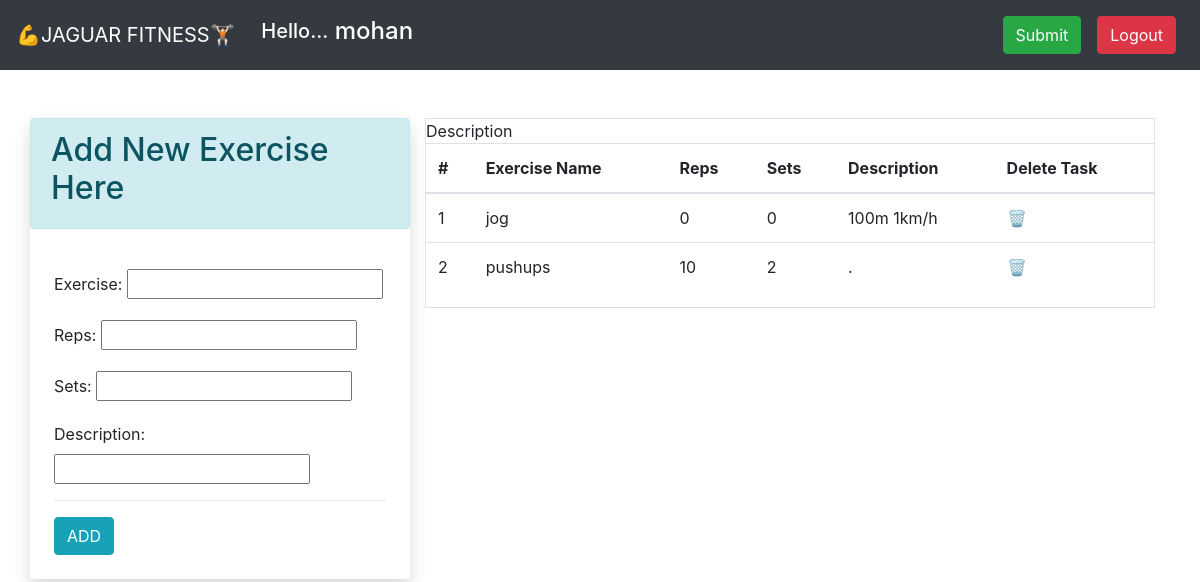
The app's page / (signed in) with its own data.
### workout/models.py (models this page shows)
class Exercise_add(models.Model):
    Exercise = models.CharField(max_length=500)
    Reps = models.IntegerField()
    Sets = models.IntegerField()
    user = models.ForeignKey(User, on_delete=models.CASCADE)
    date = models.DateTimeField(auto_now_add=True)
    Description = models.CharField(max_length=100)

### workout/views.py (the view)
# urls.py: 2. Add a URL to urlpatterns:  path('', views.home, name='home')
@login_required(login_url='login')
def home(request):
    if request.user.is_authenticated:
        user = request.user
        form = Exercise_add_Form()
        exer = Exercise_add.objects.filter(user=user).order_by('id')
        return render(request, 'index.html', context={'form': form, 'exer': exer, })

### workout/forms.py
class Exercise_add_Form(ModelForm):
    class Meta:
        model = Exercise_add
        fields = ['Exercise', 'Reps', 'Sets', 'Description']

### templates/index.html (shortened to what this page needs)
{% extends 'base.html' %}
{% block content %}
<div>
  <div class="container pt-4">
    <div class="row  p-0 mt-4">
      <div class="col-lg-4 mx-auto shadow p-0">
        <div class="alert alert-info">
          <h2>Add New Exercise Here</h2>
        </div>
        <div class="p-4">
          <form action="/add-exercise/" method="POST">
            {{form.as_p}}
            <hr>
            <input type="submit" value="ADD" class="btn btn-info">
          </form>
        </div>
      </div>
      <div class="col">
        <div class="border">
          {% if exer|length == 0 %}
          <div class="p-4">
            <br>
            <br>
            <div class="alert alert-info text-center">
              <p class="" style="font-size: 30px;">No Exercise</p>
            </div>
            <br>
            <br>
          </div>
          {%else%}
          <div>
            <table class="table">
              <thead>
                <tr>
                  <th>#</th>
                  <th>Exercise Name</th>
                  <th>Reps</th>
                  <th>Sets</th>Description
                  <th>Description</th>
                  <th>Delete Task</th>
                </tr>
              </thead>
              <tbody>
                {% for exr in exer %}
                <tr>
                  <td>{{forloop.counter}}</td>
                  <td>{{exr.Exercise}}</td>
                  <td>{{exr.Reps}}</td>
                  <td>{{exr.Sets}}</td>
                  <td>{{exr.Description}}</td>
                  <td>
                    <a href="/delete-exercise/{{exr.id}}" title="Delete" class="">🗑️</a>
                  </td>
                </tr>
                {%endfor%}
              </tbody>
            </table>
          </div>
          {%endif%}
        </div>
      </div>
    </div>
  </div>
</div>
{% endblock %}

### templates/base.html (shortened to what this page needs)
<!doctype html>
<html lang="en">
{% load static %}
<head>
    <link rel="stylesheet" href="https://cdn.jsdelivr.net/npm/bootstrap@4.5.3/dist/css/bootstrap.min.css"
>
</head>
<body>
    <nav class="navbar navbar-expand-lg  navbar-dark bg-dark">
        <a class="navbar-brand" href="/">💪JAGUAR FITNESS🏋🏻</a>
        {% if request.user.is_authenticated %}
        <h5 style="color:white";>&nbsp&nbspHello...</h5>
        <h4 style="color:white";>&nbsp{{request.user}}</h4>
        {% endif %}
        <div class="collapse navbar-collapse" id="navbarNav">
            <ul class="navbar-nav ml-auto">
                {% if request.user.is_authenticated %}
            <div>
            <form method="post">
                <li class="nav-item">
                    <a class="nav-link" href="/email"><button type="button" class="btn btn-success" >Submit</button></a>
                </li>
            </form>
            </div>
                <li class="nav-item">
                    <a class="nav-link" href="/logout"><button type="button" class="btn btn-danger">Logout</button></a>
                </li>
                {% endif %}
            </ul>
        </div>
    </nav>
    <div>
        {% block content %}
        {% endblock %}
    </div>
</body>
</html>

### records on screen
Exercise_add: Exercise "jog", Reps "0", Sets "0", Description "100m 1km/h"
Exercise_add: Exercise "pushups", Reps "10", Sets "2", Description "."

### other values on screen
{{ request.user }} "mohan"
